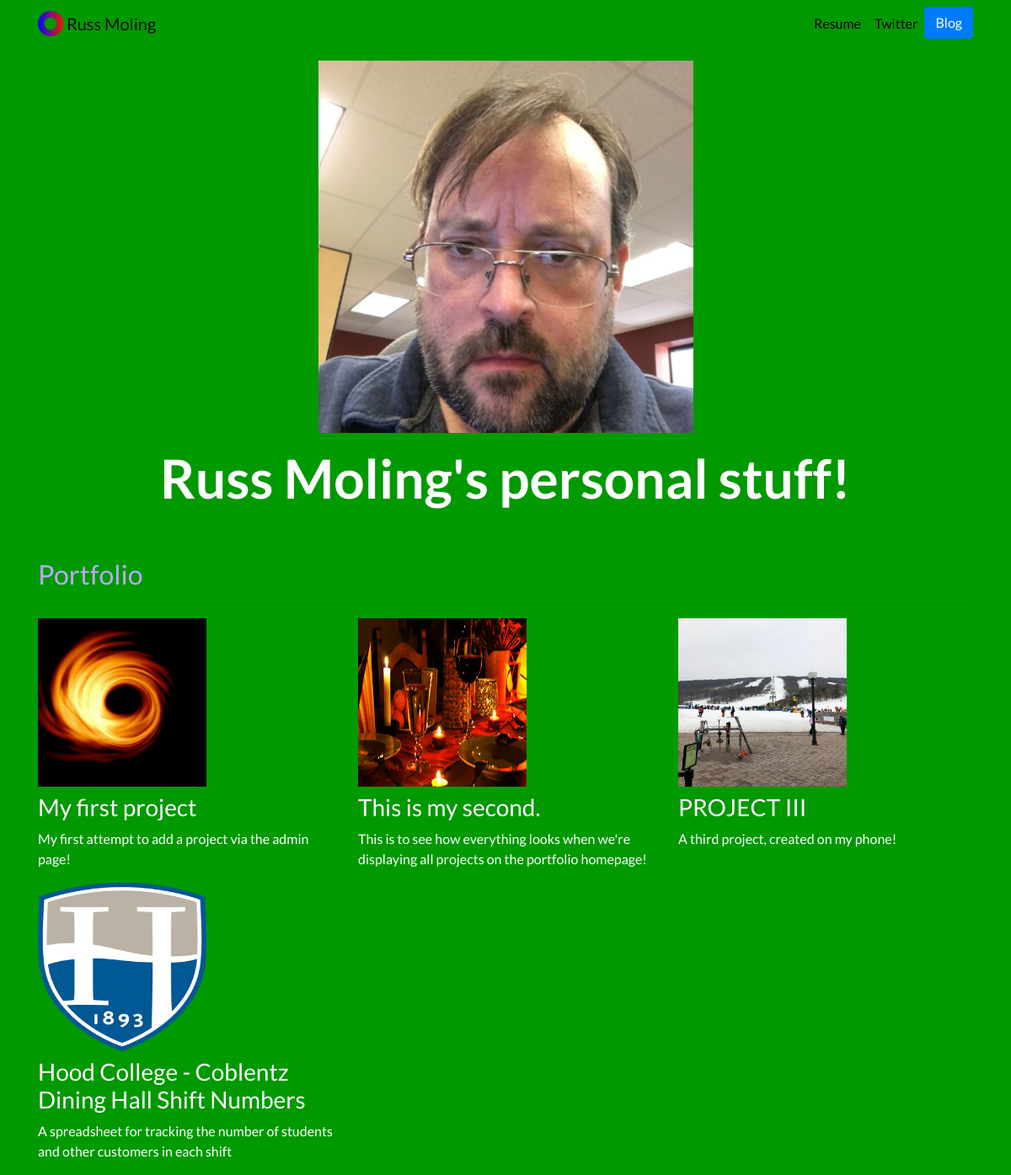
The page / on the database its author committed.
### portfolio/models.py (models this page shows, shortened)
class Project (models.Model):
    title = models.CharField(max_length=100)
    description = models.CharField(max_length=250)
    image = models.ImageField(upload_to='portfolio/images')
    url = models.URLField(blank=True)

### portfolio/views.py (the view)
# urls.py: path('', views.home, name='home'),
def home(request):
    projects = Project.objects.all()
    return render(request, 'portfolio/home.html', {'projects': projects})

### portfolio/templates/portfolio/home.html
{% extends "portfolio/base.html" %}
{% load static %}
{% block content %}
<div class="row justify-content-center my-3">
  <div class="col-5">
    <img src="{% static 'portfolio/Me.png' %}" class="img-fluid">
  </div>
</div>
<div class="row justify-content-center mb-3">
  <div class="col-md-9 text-center">
    <h1 id="hometext" class="font-weight-bold">Russ Moling's personal stuff!</h1>
  </div>
</div>
<h2 class="mt-5">Portfolio</h2>
<hr>
<div class="row">
  {% for project in projects %}
  <div class="col-lg-4 col-md-6">
    {% if project.url %}
    <a href="{{ project.url }}">
      <img src="{{ project.image.url }}" class="img-fluid mb-2 project-img">
    </a>
    {% else %}
    <img src="{{ project.image.url }}" class="img-fluid mb-2 project-img">
    {% endif %}
    <h3>{{ project.title }}</h3>
    <p>{{ project.description }}</p>
  </div>
  {% endfor %}
</div>
{% endblock %}

### portfolio/static/portfolio/custom.css (style rules this page uses)
body { font-family: 'Lato', sans-serif; background-color: #009900; color: white; }
@media (min-width: 992px) { #hometext { font-size: 4rem; } }
h2 { color: #BAA9FF; }
.project-img { height: 200px; width: 200px; }

### rows shown on the page
Project: image (picture), title "My first project", description "My first attempt to add a project via the admin page!"
Project: image (picture), title "This is my second.", description "This is to see how everything looks when we're displaying all projects on the portfolio homepage!"
Project: image (picture), title "PROJECT III", description "A third project, created on my phone!"
Project: image (picture), title "Hood College - Coblentz Dining Hall Shift Numbers", description "A spreadsheet for tracking the number of students and other customers in each shift"
